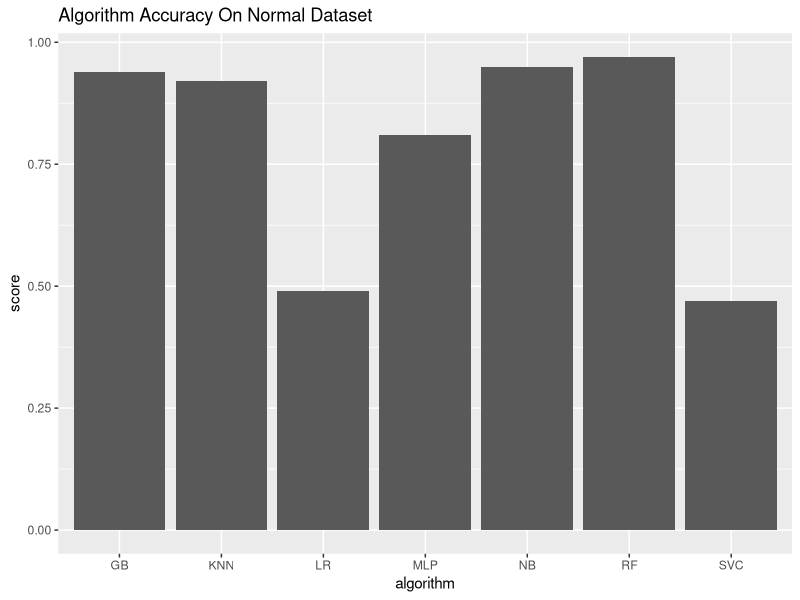
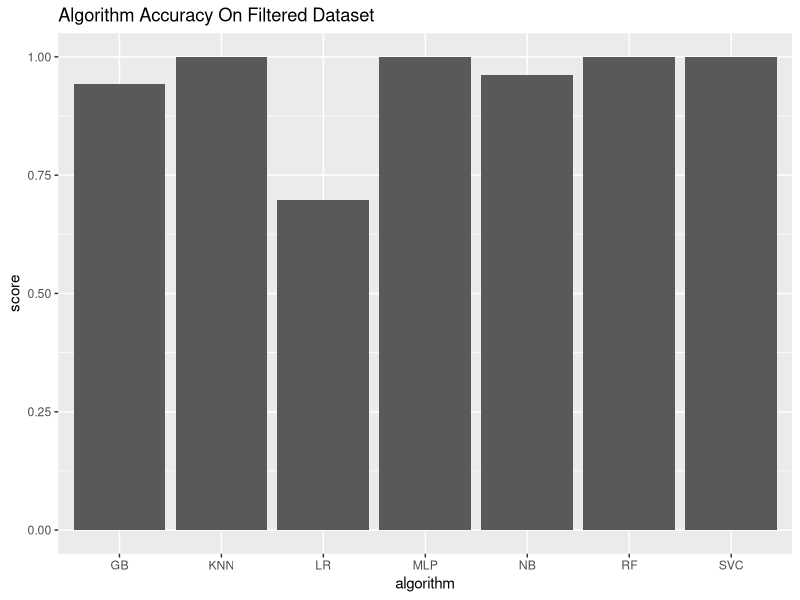
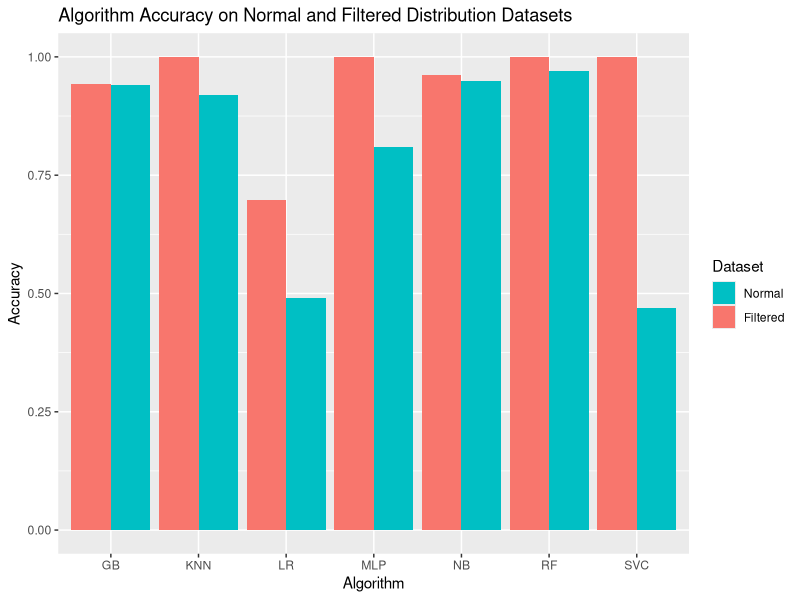
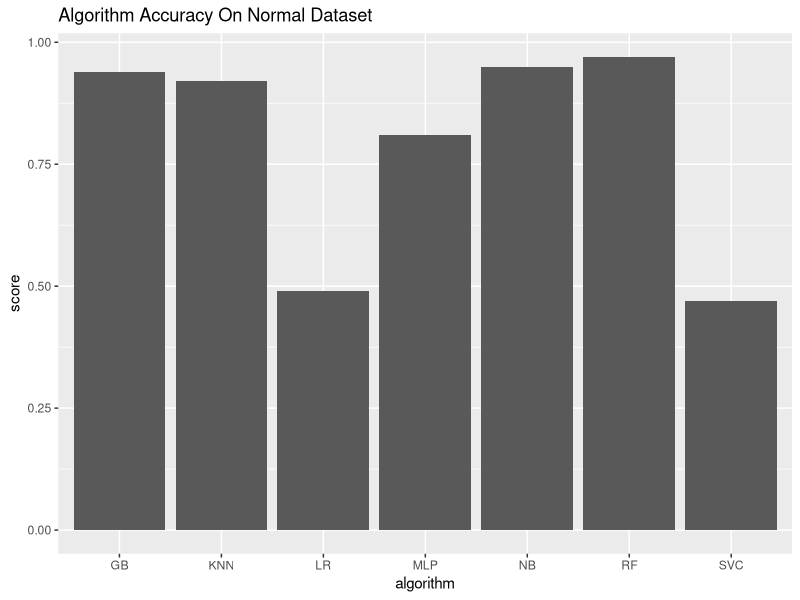
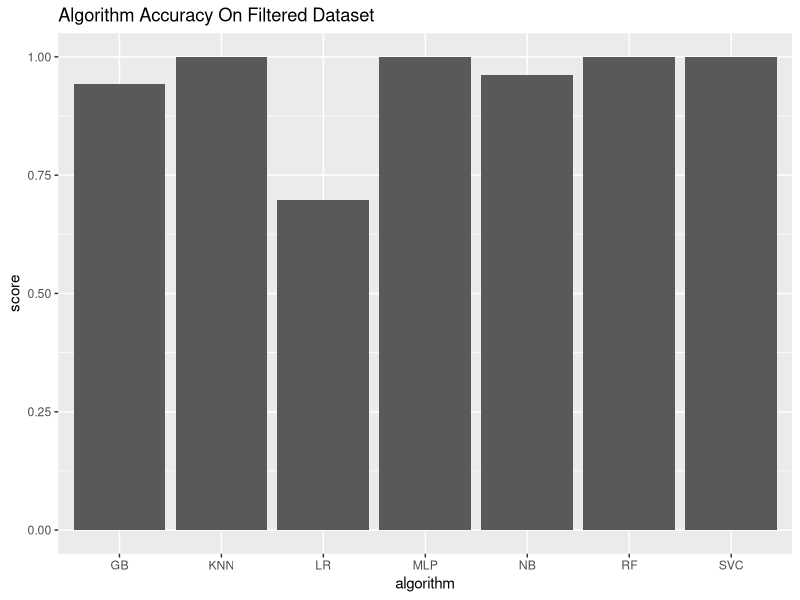
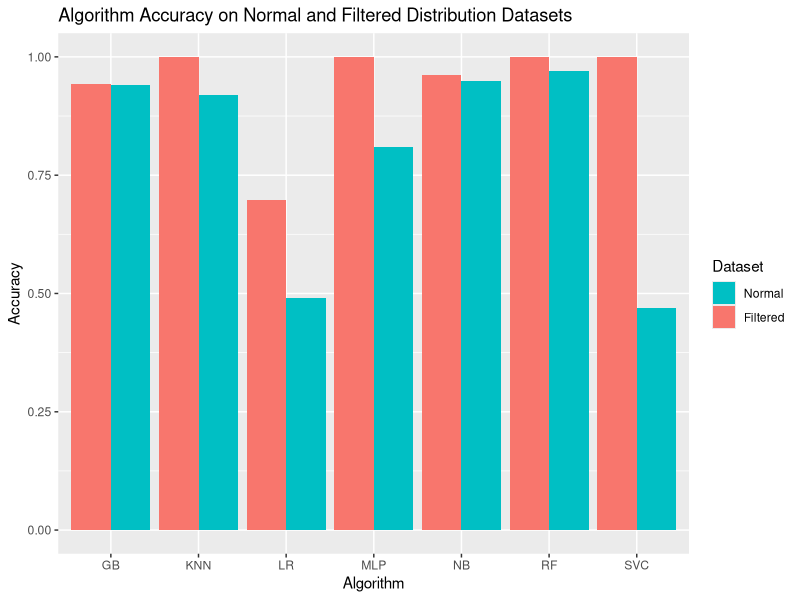

Here is the R script that generated these plots, in order:
library(readr)
library(ggplot2)

results <- read_csv('Analysis-Scripts/Distribution-Analysis/normal-and-filtered-results.csv')

#plot just normal
plot <- ggplot(results[(results$dataset=='normal'),], aes(algorithm,score)) + geom_bar(stat = 'identity') +
  ggtitle('Algorithm Accuracy On Normal Dataset')
plot
ggsave('Analysis-Scripts/Distribution-Analysis/normal-accuracies.png',plot)

#plot just filtered
plot <- ggplot(results[(results$dataset=='filtered'),], aes(algorithm,score)) + geom_bar(stat = 'identity') +
  ggtitle('Algorithm Accuracy On Filtered Dataset')
plot
ggsave('Analysis-Scripts/Distribution-Analysis/filtered-accuracies.png',plot)

#plot both
plot <- ggplot(results,aes(x=algorithm,y=score,fill=factor(dataset)))+
  geom_bar(stat="identity",position="dodge")+
  scale_fill_discrete(name="Dataset",
                      breaks=c('normal', 'filtered'),
                      labels=c('Normal', 'Filtered'))+
  xlab("Algorithm")+ylab("Accuracy")+
  ggtitle('Algorithm Accuracy on Normal and Filtered Distribution Datasets')
plot
ggsave('Analysis-Scripts/Distribution-Analysis/result-accuracies.png',plot)
